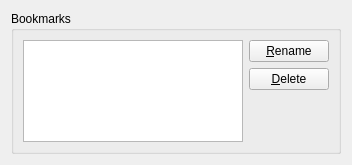
<ui version="4.0" >
 <class>SelectBookmark</class>
 <widget class="QWidget" name="SelectBookmark" >
  <property name="geometry" >
   <rect>
    <x>0</x>
    <y>0</y>
    <width>352</width>
    <height>165</height>
   </rect>
  </property>
  <property name="windowTitle" >
   <string>Select Bookmark</string>
  </property>
  <layout class="QVBoxLayout" >
   <item>
    <widget class="QGroupBox" name="bookmarkGroupBox" >
     <property name="title" >
      <string>Bookmarks</string>
     </property>
     <layout class="QGridLayout" >
      <item row="0" column="1" >
       <widget class="QPushButton" name="buttonRename" >
        <property name="text" >
         <string>&amp;Rename</string>
        </property>
       </widget>
      </item>
      <item row="1" column="1" >
       <widget class="QPushButton" name="buttonDelete" >
        <property name="text" >
         <string>&amp;Delete</string>
        </property>
       </widget>
      </item>
      <item row="2" column="1" >
       <spacer>
        <property name="orientation" >
         <enum>Qt::Vertical</enum>
        </property>
        <property name="sizeHint" >
         <size>
          <width>20</width>
          <height>71</height>
         </size>
        </property>
       </spacer>
      </item>
      <item rowspan="3" row="0" column="0" >
       <widget class="QListWidget" name="bookmarkList" />
      </item>
     </layout>
    </widget>
   </item>
  </layout>
 </widget>
 <resources/>
 <connections/>
</ui>
